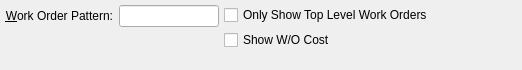
<?xml version="1.0" encoding="UTF-8"?>
<ui version="4.0">
 <comment>This file is part of the xTuple ERP: PostBooks Edition, a free and
open source Enterprise Resource Planning software suite,
Copyright (c) 1999-2018 by OpenMFG LLC, d/b/a xTuple.
It is licensed to you under the Common Public Attribution License
version 1.0, the full text of which (including xTuple-specific Exhibits)
is available at www.xtuple.com/CPAL.  By using this software, you agree
to be bound by its terms.</comment>
 <class>dspWoHistoryByNumber</class>
 <widget class="QWidget" name="dspWoHistoryByNumber">
  <property name="geometry">
   <rect>
    <x>0</x>
    <y>0</y>
    <width>522</width>
    <height>70</height>
   </rect>
  </property>
  <property name="windowTitle">
   <string>Work Order History by W/O Number</string>
  </property>
  <layout class="QHBoxLayout" name="horizontalLayout">
   <item>
    <layout class="QVBoxLayout">
     <property name="spacing">
      <number>6</number>
     </property>
     <property name="margin">
      <number>0</number>
     </property>
     <item>
      <layout class="QHBoxLayout">
       <property name="spacing">
        <number>6</number>
       </property>
       <property name="margin">
        <number>0</number>
       </property>
       <item>
        <widget class="QLabel" name="_woNumberLit">
         <property name="text">
          <string>&amp;Work Order Pattern:</string>
         </property>
         <property name="alignment">
          <set>Qt::AlignRight|Qt::AlignTrailing|Qt::AlignVCenter</set>
         </property>
         <property name="buddy">
          <cstring>_woNumber</cstring>
         </property>
        </widget>
       </item>
       <item>
        <widget class="XLineEdit" name="_woNumber">
         <property name="sizePolicy">
          <sizepolicy hsizetype="Expanding" vsizetype="Preferred">
           <horstretch>0</horstretch>
           <verstretch>0</verstretch>
          </sizepolicy>
         </property>
         <property name="maximumSize">
          <size>
           <width>100</width>
           <height>32767</height>
          </size>
         </property>
        </widget>
       </item>
      </layout>
     </item>
     <item>
      <spacer>
       <property name="orientation">
        <enum>Qt::Vertical</enum>
       </property>
       <property name="sizeType">
        <enum>QSizePolicy::Expanding</enum>
       </property>
       <property name="sizeHint" stdset="0">
        <size>
         <width>20</width>
         <height>0</height>
        </size>
       </property>
      </spacer>
     </item>
    </layout>
   </item>
   <item>
    <layout class="QVBoxLayout" name="verticalLayout">
     <item>
      <widget class="XCheckBox" name="_showOnlyTopLevel">
       <property name="text">
        <string>Only Show Top Level Work Orders</string>
       </property>
      </widget>
     </item>
     <item>
      <widget class="XCheckBox" name="_showCost">
       <property name="text">
        <string>Show W/O Cost</string>
       </property>
      </widget>
     </item>
     <item>
      <spacer>
       <property name="orientation">
        <enum>Qt::Vertical</enum>
       </property>
       <property name="sizeType">
        <enum>QSizePolicy::Expanding</enum>
       </property>
       <property name="sizeHint" stdset="0">
        <size>
         <width>20</width>
         <height>0</height>
        </size>
       </property>
      </spacer>
     </item>
    </layout>
   </item>
   <item>
    <spacer>
     <property name="orientation">
      <enum>Qt::Horizontal</enum>
     </property>
     <property name="sizeType">
      <enum>QSizePolicy::Expanding</enum>
     </property>
     <property name="sizeHint" stdset="0">
      <size>
       <width>18</width>
       <height>20</height>
      </size>
     </property>
    </spacer>
   </item>
  </layout>
 </widget>
 <layoutdefault spacing="5" margin="5"/>
 <customwidgets>
  <customwidget>
   <class>XCheckBox</class>
   <extends>QCheckBox</extends>
   <header>xcheckbox.h</header>
  </customwidget>
  <customwidget>
   <class>XLineEdit</class>
   <extends>QLineEdit</extends>
   <header>xlineedit.h</header>
   <container>1</container>
  </customwidget>
 </customwidgets>
 <tabstops>
  <tabstop>_woNumber</tabstop>
  <tabstop>_showOnlyTopLevel</tabstop>
  <tabstop>_showCost</tabstop>
 </tabstops>
 <resources/>
 <connections/>
</ui>
